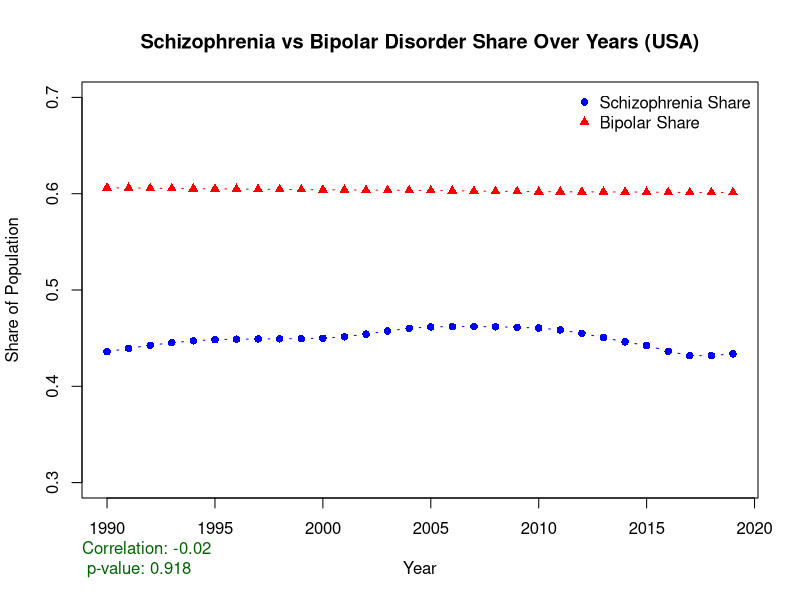
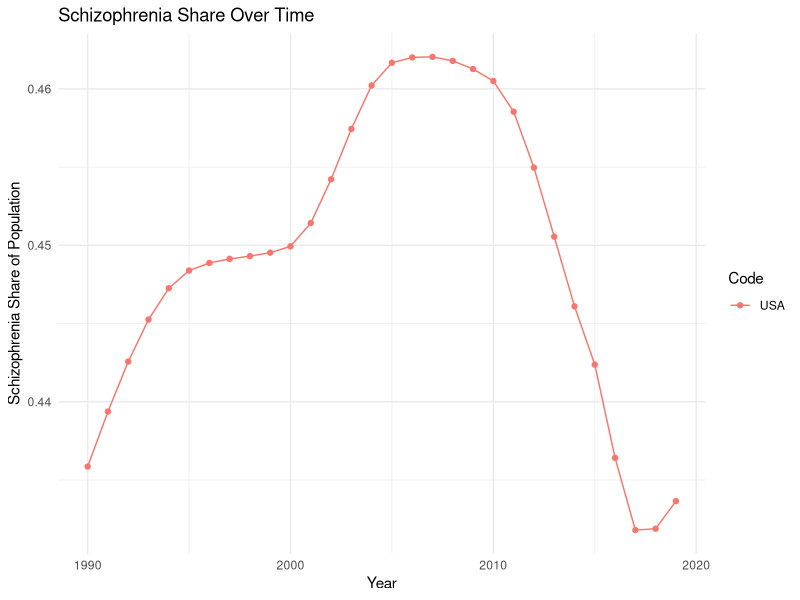
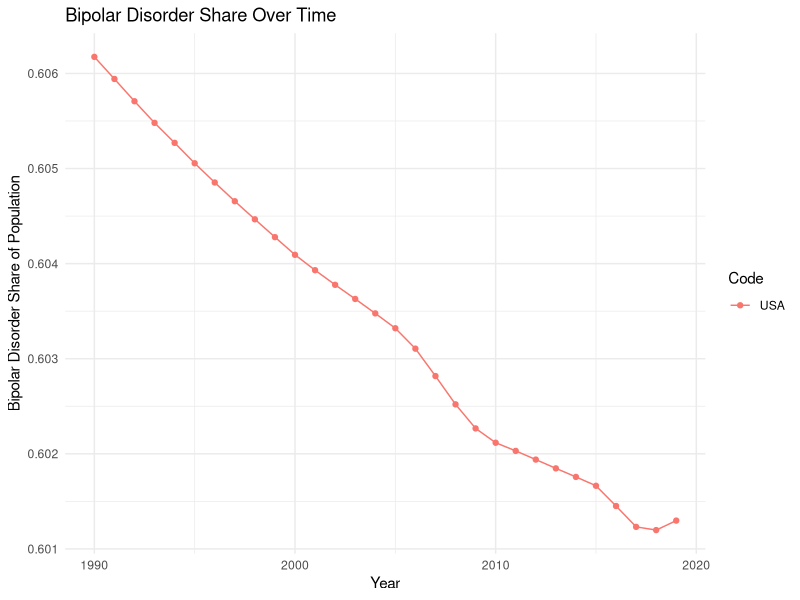
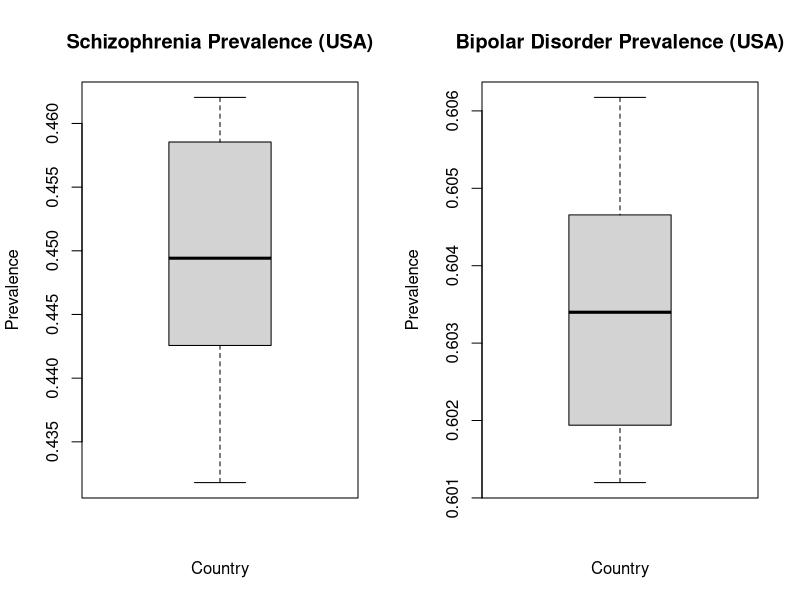
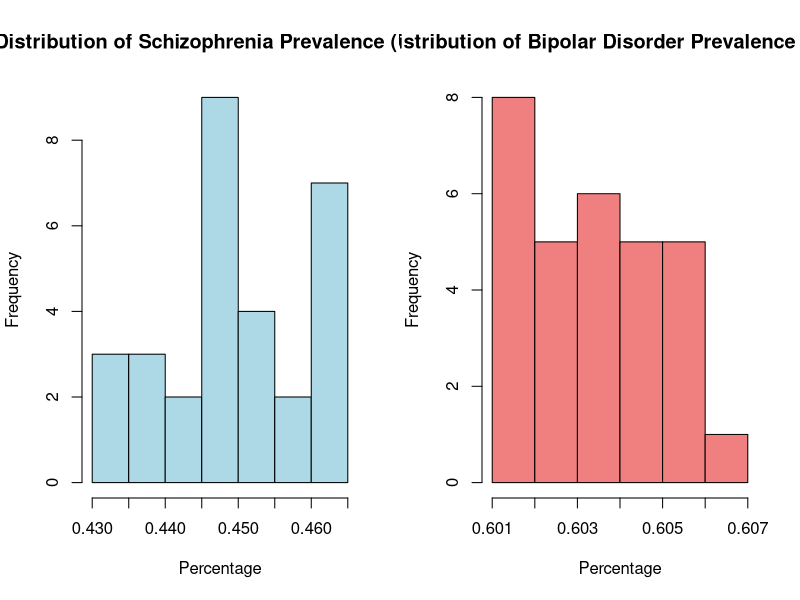
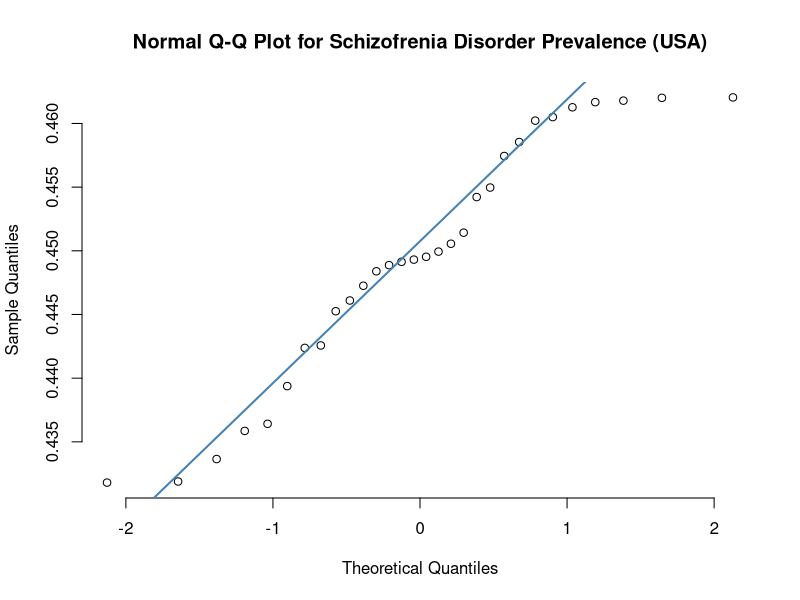
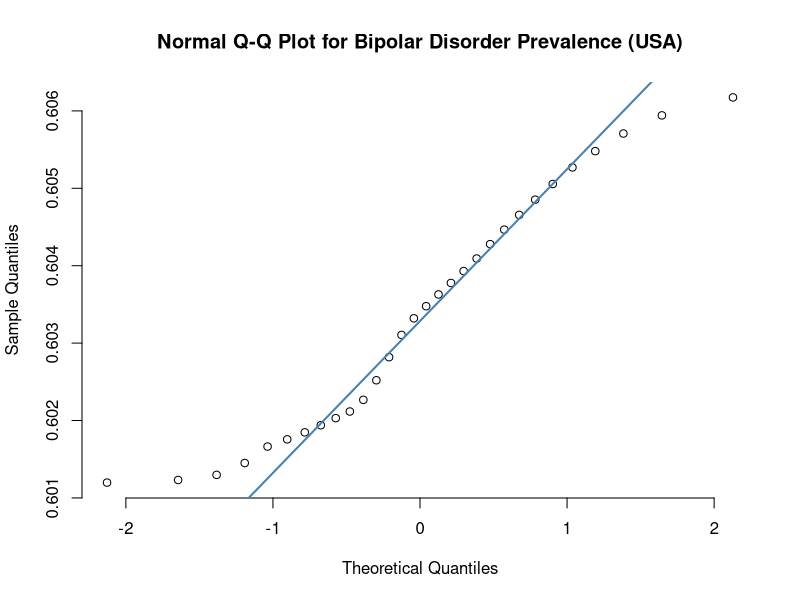
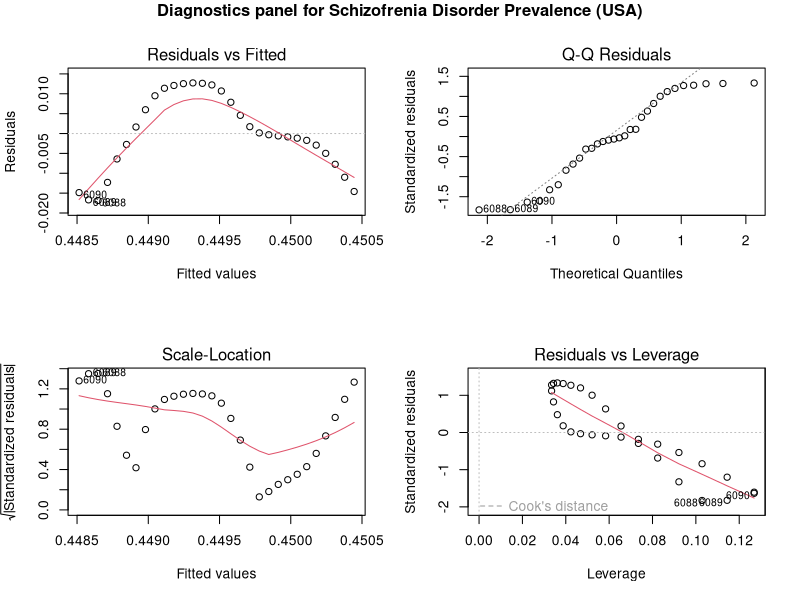

These charts were generated, in order, by the following R code:
# Load necessary libraries
library(readr)
library(ggplot2)

# Read the dataset for further analysis
mental_health_data <- read.csv("mental-illnesses-prevalence-all.csv")

# Get only required countries
countries_of_interest <- c("USA")  # "Australia", "Cameroon", "Cambodia"
filtered_data <- subset(mental_health_data, Code %in% countries_of_interest)

# Perform linear regression analysis
linear_model <- lm(Schizo ~ Bipolar, data = filtered_data)
summary(linear_model)
linear_model_schizo <- lm(Schizo ~ Year, data = filtered_data)
linear_model_bipolar <- lm(Bipolar ~ Year, data = filtered_data)

# Time series scatter plot for Schizophrenia and Bipolar Disorder share over years for the USA
time_series_plot_combined <- function(){
plot(filtered_data$Year, filtered_data$Schizo, type = "b",
     ylim = c(0.3, 0.7), xlab = "Year", ylab = "Share of Population",
     col = "blue", pch = 16,
     main = "Schizophrenia vs Bipolar Disorder Share Over Years (USA)")
lines(filtered_data$Year, filtered_data$Bipolar, type = "b", col = "red", pch = 17)

legend("topright", legend = c("Schizophrenia Share", "Bipolar Share"),
       col = c("blue", "red"), pch = c(16, 17), bty = "n")

# Correlation test between Schizophrenia and Bipolar disorder in the USA
correlation <- cor.test(filtered_data$Schizo, filtered_data$Bipolar)
mtext(paste("Correlation:", round(correlation$estimate, 2), "\n", 
            "p-value:", signif(correlation$p.value, digits = 3)), 
      side = 1, line = 3, col = "darkgreen", adj = 0)
}
time_series_plot_combined()

# Loop through each country to perform correlation and regression analysis
for (country in countries_of_interest) {
  # Filter data for the current country
  country_data <- subset(filtered_data, Code == country)
  
  # Perform Pearson correlation test
  correlation_test <- cor.test(country_data$Schizo, country_data$Bipolar, method = "pearson")
  
  # Perform linear regression analysis
  linear_model_country <- lm(Schizo ~ Bipolar, data = country_data)
  
  # Print results for each country
  cat("\nResults for", country, ":\n")
  print(correlation_test)
  print(summary(linear_model_country))
  
  # Create scatter plot with regression line for each country
  ggplot(country_data, aes(x = Bipolar, y = Schizo)) +
    geom_point() +
    geom_smooth(method = "lm", col = "blue") +
    labs(title = paste("Schizophrenia vs Bipolar in", country),
         x = "Bipolar Disorder Prevalence",
         y = "Schizophrenia Prevalence") +
    theme_minimal()
}

# Time series analysis of Schizophrenia and Bipolar Disorder share over years for all countries
ggplot(filtered_data, aes(x = Year, y = Schizo, group = Code, color = Code)) +
  geom_line() +
  geom_point() +
  labs(title = "Schizophrenia Share Over Time",
       x = "Year",
       y = "Schizophrenia Share of Population") +
  theme_minimal()

ggplot(filtered_data, aes(x = Year, y = Bipolar, group = Code, color = Code)) +
  geom_line() +
  geom_point() +
  labs(title = "Bipolar Disorder Share Over Time",
       x = "Year",
       y = "Bipolar Disorder Share of Population") +
  theme_minimal()

# Quartile table statistics
summary(filtered_data$Schizo)
sd(filtered_data$Schizo)
summary(filtered_data$Bipolar)
sd(filtered_data$Bipolar)

# Box plots for Schizophrenia and Bipolar Disorder prevalence across countries
par(mfrow = c(1, 2))
boxplot(filtered_data$Schizo ~ filtered_data$Code, main = "Schizophrenia Prevalence (USA)",
        ylab = "Prevalence", xlab = "Country")
boxplot(filtered_data$Bipolar ~ filtered_data$Code, main = "Bipolar Disorder Prevalence (USA)",
        ylab = "Prevalence", xlab = "Country")
par(mfrow = c(1, 1))

# Histograms for each disorder across countries
par(mfrow = c(1, 2))
hist(filtered_data$Schizo, main = "Distribution of Schizophrenia Prevalence (USA)",
     xlab = "Percentage", ylab = "Frequency", col = "lightblue")
hist(filtered_data$Bipolar, main = "Distribution of Bipolar Disorder Prevalence (USA)",
     xlab = "Percentage", ylab = "Frequency", col = "lightcoral")
par(mfrow = c(1, 1))

# QQ Norm Plots - Included in next section
qqnorm(filtered_data$Schizo, pch = 1, frame = FALSE,
       main = "Normal Q-Q Plot for Schizofrenia Disorder Prevalence (USA)")
qqline(filtered_data$Schizo, col = "steelblue", lwd = 2)

qqnorm(filtered_data$Bipolar, pch = 1, frame = FALSE,
       main = "Normal Q-Q Plot for Bipolar Disorder Prevalence (USA)")
qqline(filtered_data$Bipolar, col = "steelblue", lwd = 2)

# Diagnostics Panel that is required for the presentation
par(mfrow = c(2, 2), oma = c(0, 0, 0, 0))
# Cannot name these with "main=..." because it names all 4 the same thing
plot(linear_model_schizo, main = "")
title("\nDiagnostics panel for Schizofrenia Disorder Prevalence (USA)", outer = TRUE)
# mtext("Diagnostics Panel for Presentation", outer = TRUE, cex = 1.5)
plot(linear_model_bipolar)
title("\nDiagnostics panel for Bipolar Disorder Prevalence (USA)", outer = TRUE)
par(mfrow = c(1,1))

